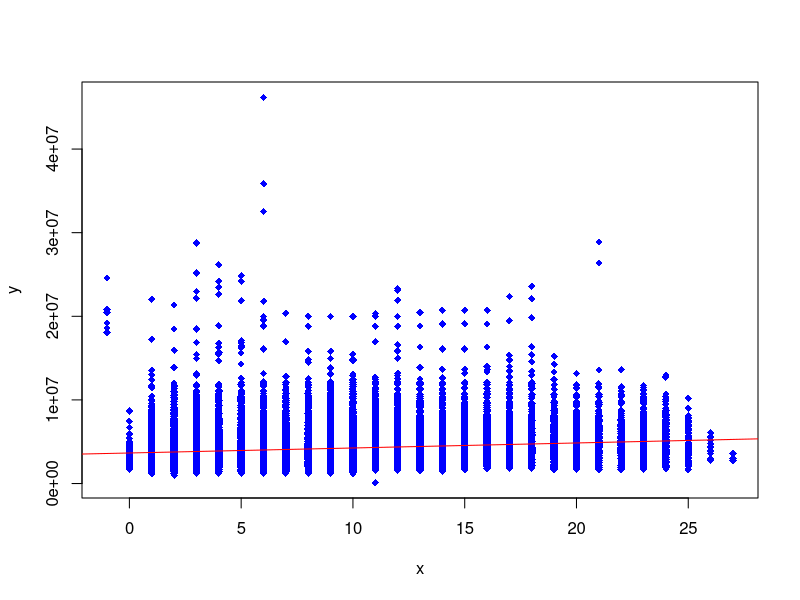

Generate this figure with R:
library("dplyr")
library("stringr")

dataset <- read.table(
  "out/tables/filtered_apartments.csv",
  sep = ",",
  header = TRUE,
  col.names = c(
    "index",
    "city",
    "floor",
    "total_area",
    "living_area",
    "kitchen_area",
    "room_count",
    "height",
    "view_in_window",
    "is_studio",
    "total_price"
  )
)

dataset$city <- as.factor(dataset$city)
dataset$is_studio <- as.factor(dataset$is_studio)

build_regression_plot <- function(df, x_col, y_col) {
  pdf(sprintf("out/plots/%s_%s_plot.pdf", x_col, y_col))

  xy_df <- data.frame(x = df[, x_col], y = df[, y_col])
  xy_df <- xy_df[order(xy_df$x), ]

  xy_reg <- lm(formula = xy_df$y ~ xy_df$x)

  plot(xy_df, type = "p", pch = 18, col = "blue")
  abline(xy_reg, col = "red")

  dev.off()
}

write_grouping_table <- function(df, col_name) {
  df %>%
    group_by(df[, col_name]) %>%
    summarise(count = n()) %>%
    setNames(c(col_name, "count")) %>%
    write.csv(sprintf("out/tables/grouped_by_%s.csv", col_name))
}

build_regression_plot(dataset, "floor", "total_price")